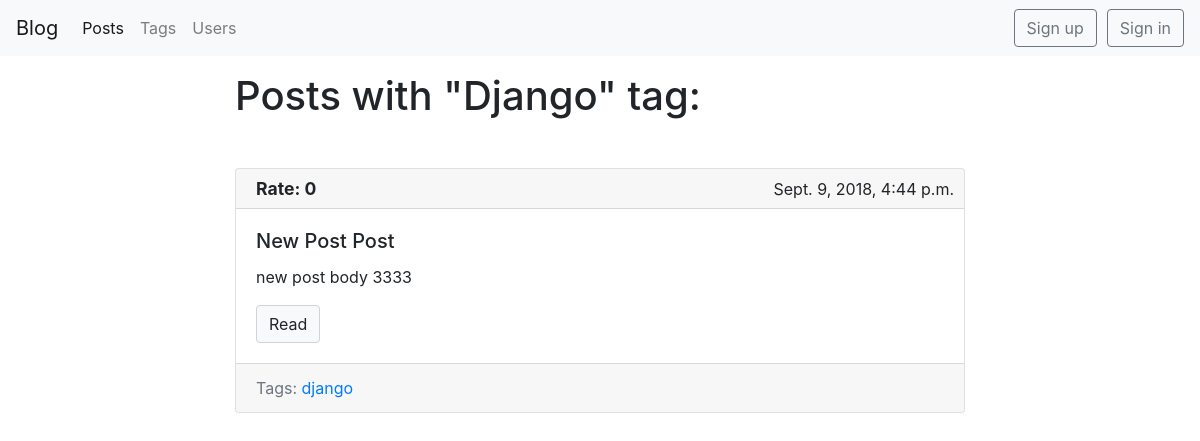
Page /blog/tag/django/ on the earlier database version.
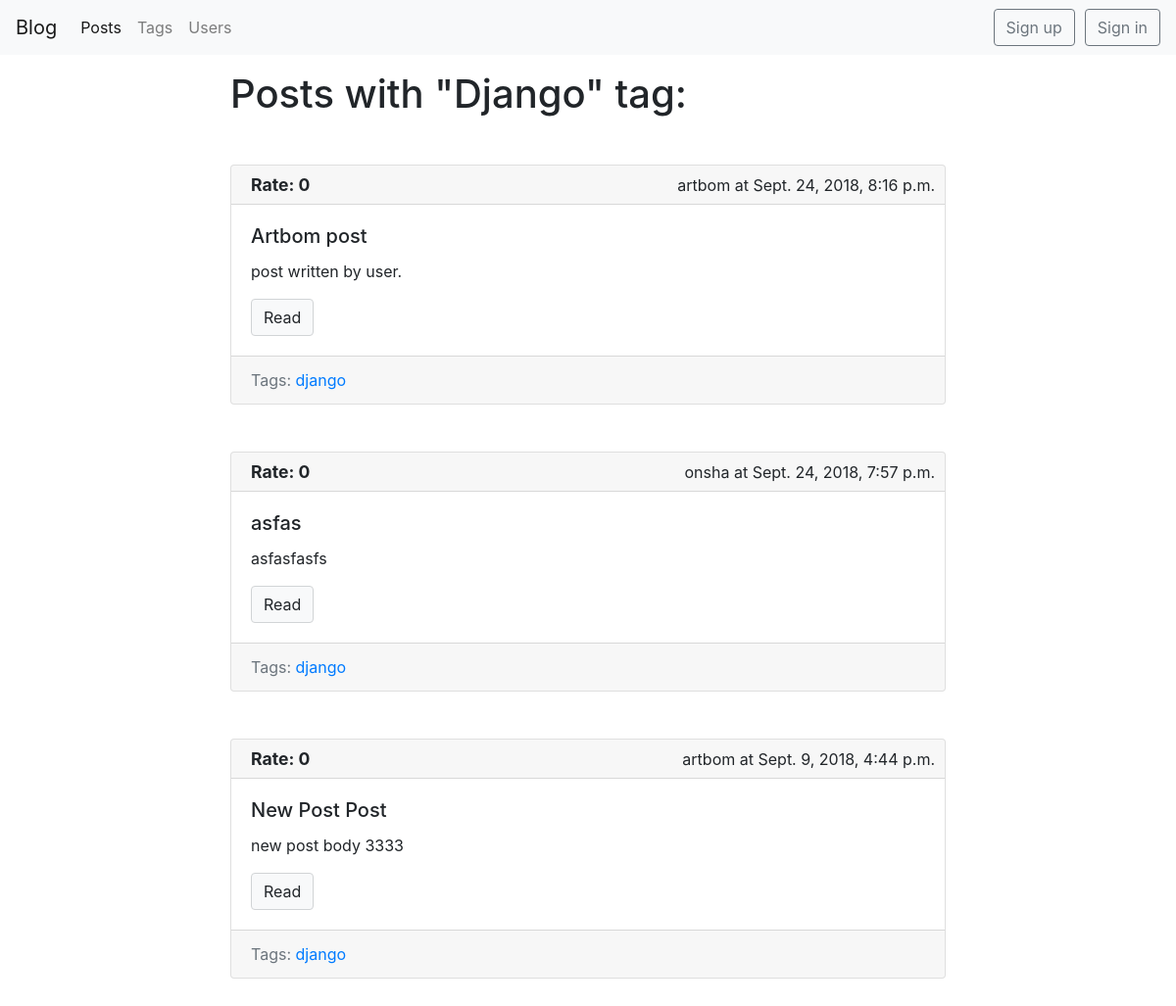
Same page on the later database version.
### blog/models.py (models this page shows, shortened)
class Tag(models.Model):
    title = models.CharField(max_length=50)
    slug = models.SlugField(max_length=50, unique=True)
    def get_absolute_url(self):
        return reverse('tag_detail_url', kwargs={'slug': self.slug})
    class Meta:
        ordering = ['title']

class Post(models.Model):
    title = models.CharField(max_length=150, db_index=True)
    slug = models.SlugField(max_length=150, unique=True, blank=True)
    body = models.TextField(blank=True, db_index=True)
    date_pub = models.DateTimeField(auto_now_add=True)
    tags = models.ManyToManyField('Tag', blank=True, related_name='posts')
    author = models.ForeignKey(BlogUser, on_delete=models.CASCADE, null=True, default=None)
    rating = models.IntegerField(default=0, blank=True)
    def get_absolute_url(self):
        return reverse('post_detail_url', kwargs={'slug': self.slug})
    class Meta:
        ordering = ['-date_pub']

### blog/views.py (the view)
# urls.py: path('tag/<str:slug>/', TagDetail.as_view(), name='tag_detail_url'),
class TagDetail(ObjectDetailMixin, View):
    model = Tag
    template = 'blog/tag_detail.html'

### blog/models.py (called while the page is built)
    def __str__(self):
        return self.username

### blog/utils.py (called while the page is built)
    def get(self, request, slug):
        obj = get_object_or_404(self.model, slug__iexact=slug)
        context = {self.model.__name__.lower(): obj,
                   'admin_object': obj,
                   'user_username': request.user.username,
                   'detail': True, }
        if self.model == Post:
            context['author_username'] = obj.author.username
        return render(request, self.template, context=context)

### blog/templates/blog/tag_detail.html (shortened to what this page needs)
{% extends 'blog/base_blog.html' %}
{% block content %}
    <h1 class="mb-5">Posts with "{{ tag.title|title }}" tag:</h1>
    {% for post in tag.posts.all %}
        {% include 'blog/includes/post_card_template.html' %}
    {% endfor %}
{% endblock %}

### blog/templates/blog/base_blog.html (shortened to what this page needs)
{% extends 'base.html' %}

### templates/base.html (shortened to what this page needs)
{% load static %}
<!DOCTYPE html>
<html lang="en">
<head>
    <link rel="stylesheet" href="https://stackpath.bootstrapcdn.com/bootstrap/4.1.3/css/bootstrap.min.css"
>
    <link rel="stylesheet" href="https://cdnjs.cloudflare.com/ajax/libs/font-awesome/4.7.0/css/font-awesome.min.css">
    <link rel="stylesheet" href="{% static 'css/styles.css' %}">
</head>
<body>
<nav class="navbar navbar-expand-lg navbar-light bg-light">
    <a class="navbar-brand" href="#">Blog</a>
    <div class="collapse navbar-collapse" id="navbarSupportedContent">
        <ul class="navbar-nav mr-auto">
            <li class="nav-item active">
                <a class="nav-link" href="{% url 'posts_list_url' %}">Posts</a>
            </li>
            <li class="nav-item">
                <a class="nav-link" href="{% url 'tags_list_url' %}">Tags</a>
            </li>
            <li class="nav-item">
                <a class="nav-link" href="{% url 'users_list_url' %}">Users</a>
            </li>
        </ul>
        {% if request.user.is_authenticated %}
        <form class="form-inline my-2 my-lg-0" action="{% url 'posts_list_url'%}">
            <input class="form-control mr-sm-2" type="search" placeholder="Search" aria-label="Search" name="search">
            <button class="btn btn-outline-secondary my-2 my-sm-0" type="submit">Search</button>
        </form>
        <div class="dropdown" style="margin-left:10px;">
            <button class="btn btn-outline-info dropdown-toggle " type="button" id="dropdownMenu2"
                    data-toggle="dropdown"
                    aria-haspopup="true" aria-expanded="false">
                {{ request.user.username}}
            </button>
            <div class="dropdown-menu dropdown-menu-right" aria-labelledby="dropdownMenu2">
                <a class="dropdown-item btn btn-primary" href="{% url 'posts_list_url' %}" role="button">Posts</a>
                <a class="dropdown-item btn btn-primary" href="{% url 'user_detail_url' id=request.user.id %}" role="button">Profile</a>
                <a class="dropdown-item btn btn-primary" href="{% url 'logout_url' %}" role="button">Log out</a>
            </div>
        </div>
        <div class="dropdown-menu">
            {% else %}
            <a href=" {% url 'user_sign_up_url' %} " class="btn btn-outline-secondary" role="button"
            >Sign up</a>
            <a href=" {% url 'user_sign_in_url' %} " class="btn btn-outline-secondary" style="margin-left: 10px;" role="button"
            >Sign in</a>
            {% endif %}
        </div>
</nav>
<div class="container mt-3">
    <div class="row">
        <div class="col-8 offset-md-2">
            {% block content %}{% endblock %}
        </div>
    </div>
</div>
</body>
</html>

### blog/templates/blog/includes/post_card_template.html (shortened to what this page needs)
<div class="card mb-5">
    {% if post.author is not None %}
    <div class="card-header ">
        <div class="header-right">
            {{ post.author }} at {{ post.date_pub }}
        </div>
        <div class="header-left">
            <p class="font-weight-bold rate">Rate: {{ post.rating }}</p>
        </div>
    </div>
    {% else %}
    <div class="card-header ">
        <div class="header-right">
            {{ post.date_pub }}
        </div>
        <div class="header-left">
            <p class="font-weight-bold rate">Rate: {{ post.rating }}</p>
        </div>
    </div>
    {% endif %}
    <div class="card-body">
        <h5 class="card-title">{{ post.title }}</h5>
        <p class="card-text"> {{ post.body|truncatewords:50 }}</p>
        <a href="{{ post.get_absolute_url }}" class="btn btn-light">Read</a>
    </div>
    {% if post.tags.all %}
    <div class="card-footer text-muted">
        Tags:
        {% for tag in post.tags.all %}
        <a href="{{ tag.get_absolute_url }}"> {{ tag.title }}</a>
        {% endfor %}
    </div>
    {% endif %}
</div>

### static/css/styles.css (style rules this page uses)
.btn-light { border-color: #d1d4d6 !important; }
.header-right { width:50%; position:absolute; right:10px; align:right; text-align:right; margin-bottom: 8px; margin-top:-4px; }
.header-left { width:50%; position:absolute; left:0px; align:left; text-align:left; background-color:transparent; }
.rate { position:relative; left:20px; bottom:5px; font-size:110%; }
.card-header { height: 40px; }
.card { min-width: 100%; }

Differences in the rows shown:
added Post: author "artbom", date_pub "Sept. 24, 2018, 8:16 p.m.", rating "0", title "Artbom post", body "post written by user.", Tag (title "django")
added Post: author "onsha", date_pub "Sept. 24, 2018, 7:57 p.m.", rating "0", title "asfas", body "asfasfasfs", Tag (title "django")
changed Post "New Post Post": author_id empty → 9 (drawn); author (not shown) → "artbom"
